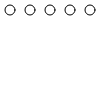
Frame 1 (no input)
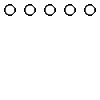
Frame 60 (no input)
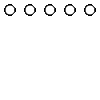
Frame 120 (the mouse pressed at the canvas centre since frame 60)

The p5.js sketch that drew these frames (run headless with seeded random() and noise() and a simulated clock; from frame 60 on, the mouse is pressed at the canvas centre):

// p5.js sketch
// ── sketch.js
function setup() {
  createCanvas(100, 100);
  smooth();
}

function draw() {
  var size = 10;
  for (var i = 0; i < 5; i++) {
    var offset = 10;
    var xPos = i * width/5 + offset;
    ellipse (xPos, 10, size, size);
  }

  // 1. Create a for loop that draws 10 circles on y position 50 in the canvas.

  // 2. Create a for loop that draw 5 circles on y position 90.
  //    set fill color to red for circles that is positioned on the left side.
  //    set fill color to green for the circle on the middle.
  //    set fill color to blue for circles on the right side.

}
